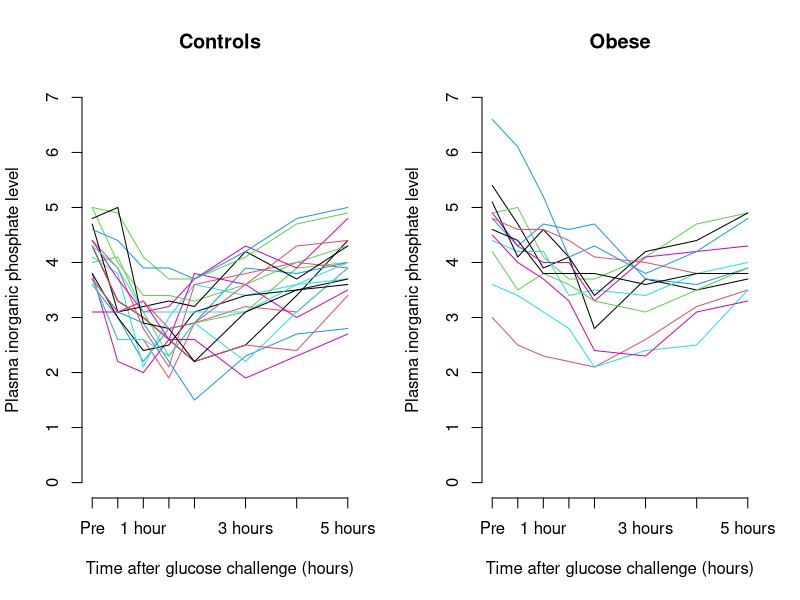
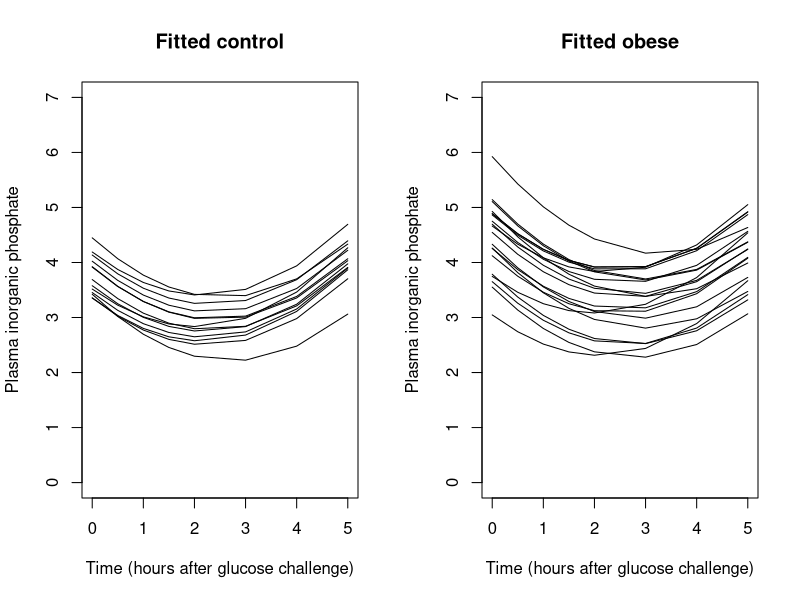

Write the R code that produced these figures, in order.
## ---- chunk 1
knitr::opts_chunk$set(echo = TRUE)
## ---- chunk 2
oestrogen <- read.table("data/oestrogen.txt", sep = "\t", header = TRUE)

str(oestrogen)

# the data are readily in the long form:
head(oestrogen, n = 10); tail(oestrogen, n = 10)

attach(oestrogen)
#independence model
oestrogen_reg <- lm(depression ~ treatment + BL1 + BL2 + time,
                    na.action = na.omit)
summary(oestrogen_reg)

library("lme4")

#random intercept model
oestrogen_ref <- lmer(depression ~ treatment + BL1 + BL2 + time + (1 | subject),
                      na.action = na.omit)
summary(oestrogen_ref)

oestrogen1_ref <- lmer(depression ~ treatment + BL1 + BL2 + time + (time | subject),
                       na.action = na.omit)
summary(oestrogen1_ref)

anova(oestrogen_ref, oestrogen1_ref)

#random intercept model ok - CI for treatment effect:
treat_ci <- c(-4.57-2*0.78,-4.57+2*0.78)
treat_ci
detach(oestrogen)
## ---- chunk 3
phosphate <- structure(list(

    group = structure(c(1L, 1L, 1L, 1L, 1L, 1L, 1L, 1L, 1L, 1L, 1L, 1L, 1L, 1L, 
                      1L, 1L, 1L, 1L, 1L, 1L, 2L, 2L, 2L, 2L, 2L, 2L, 2L, 2L, 
                      2L, 2L, 2L, 2L, 2L), 
                    .Label = c("control", "obese"), class = "factor"), 
  
  t0 = c(4.3, 3.7, 4, 3.6, 4.1, 3.8, 3.8, 4.4, 5, 3.7, 3.7, 4.4, 4.7, 4.3, 5, 
         4.6, 4.3, 3.1, 4.8, 3.7, 5.4, 3, 4.9, 4.8, 4.4, 4.9, 5.1, 4.8, 4.2, 
         6.6, 3.6, 4.5, 4.6), 
  
  t0.5 = c(3.3, 2.6, 4.1, 3, 3.8, 2.2, 3, 3.9, 4, 3.1, 2.6, 3.7, 3.1, 3.3, 4.9, 
           4.4, 3.9, 3.1, 5, 3.1, 4.7, 2.5, 5, 4.3, 4.2, 4.3, 4.1, 4.6, 3.5, 6.1, 
           3.4, 4, 4.4), 
  
  t1 = c(3, 2.6, 3.1, 2.2, 2.1, 2, 2.4, 2.8, 3.4, 2.9, 2.6, 3.1, 3.2, 3, 4.1, 
         3.9, 3.1, 3.3, 2.9, 3.3, 3.9, 2.3, 4.1, 4.7, 4.2, 4, 4.6, 4.6, 3.8,
         5.2, 3.1, 3.7, 3.8),
  
  t1.5 = c(2.6, 1.9, 2.3, 2.8, 3, 2.6, 2.5, 2.1, 3.4, 2.2, 2.3, 3.2, 3.3, 2.6, 
           3.7, 3.9, 3.1, 2.6, 2.8, 2.8, 4.1, 2.2, 3.7, 4.6, 3.4, 4, 4.1, 4.4, 
           3.6, 4.1, 2.8, 3.3, 3.8), 
  
  t2 = c(2.2, 2.9, 2.9, 2.9, 3.6, 3.8, 3.1, 3.6, 3.3, 1.5, 2.9, 3.7, 3.2, 2.2, 
         3.7, 3.7, 3.1, 2.6, 2.2, 2.9, 2.8, 2.1, 3.7, 4.7, 3.5, 3.3, 3.4, 4.1, 
         3.3, 4.3, 2.1, 2.4, 3.8), 
  
  t3 = c(2.5, 3.2, 3.1, 3.9, 3.4, 3.6, 3.4, 3.8, 3.6, 2.3, 2.2, 4.3, 4.2, 2.5,
         4.1, 4.2, 3.1, 1.9, 3.1, 3.6, 3.7, 2.6, 4.1, 3.7, 3.4, 4.1, 4.2, 4, 
         3.1, 3.8, 2.4, 2.3, 3.6), 
  
  t4 = c(3.4, 3.1, 3.9, 3.8, 3.6, 3, 3.5, 4, 4, 2.7, 3.1, 3.9, 3.7, 2.4, 4.7, 
         4.8, 3.6, 2.3, 3.5, 4.3, 3.5, 3.2, 4.7, 3.6, 3.8, 4.2, 4.4, 3.8, 3.5, 
         4.2, 2.5, 3.1, 3.8), 
  
  t5 = c(4.4, 3.9, 4, 4, 3.7, 3.5, 3.7, 3.9, 4.3, 2.8, 3.9, 4.8, 4.3, 3.4, 4.9, 
         5, 4, 2.7, 3.6, 4.4, 3.7, 3.5, 4.9, 3.9, 4, 4.3, 4.9, 3.8, 3.9, 4.8, 
         3.5, 3.3, 3.8)), 

.Names = c("group", "t0", "t0.5", "t1", "t1.5", "t2", "t3", "t4", "t5"),

row.names = c("1", "2", "3", "4", "5", "6", "7", "8", "9", "10", "11", "12",
              "13", "14", "15", "16", "17", "18", "19", "20", "21", "22", "23", 
              "24", "25", "26", "27", "28", "29", "30", "31", "32", "33"), 
class = "data.frame")
## ---- chunk 4
str(phosphate)
phosphate
## ---- chunk 5
Group <- phosphate[, 1]
#plot individual profiles separately for the two groups
par(mfrow = c(1,2))
matplot(c(0, 0.5, 1, 1.5, 2, 3, 4, 5), t(phosphate[Group == "control", 2:9]),
        type = "l", lty = 1, axes = F, xlab = "Time after glucose challenge (hours)",
        ylab = "Plasma inorganic phosphate level", ylim = c(0,7))
axis(1, at = c(0, 0.5, 1, 1.5, 2, 3, 4, 5),
     labels = c("Pre", "30 mins", "1 hour", "1.5 hours", "2 hours", "3 hours", 
                "4 hours", "5 hours"))
axis(2)
title("Controls")

matplot(c(0, 0.5, 1, 1.5, 2, 3, 4, 5), t(phosphate[Group == "obese", 2:9]),
        type = "l", lty = 1, axes = F, xlab = "Time after glucose challenge (hours)",
        ylab = "Plasma inorganic phosphate level", ylim = c(0,7))
axis(1, at = c(0, 0.5, 1, 1.5, 2, 3, 4, 5),
     labels = c("Pre", "30 mins", "1 hour", "1.5 hours", "2 hours", "3 hours", 
                "4 hours", "5 hours"))
axis(2)
title("Obese")

library("lme4")

#put data into long form for analysis

group <- rep(c(0, 1), c(104, 160))

time <- c(0.0, 0.5, 1.0, 1.5, 2.0, 3.0, 4.0, 5.0)
time <- rep(time, 33)

subject <- rep(1:33, rep(8, 33))
phosphatel <- cbind(subject, time, group, as.vector(t(phosphate[, 2:9])))
dimnames(phosphatel) <- list(NULL, c("Subject", "Time", "Group", "Plasma"))

phosphatel <- data.frame(phosphatel)
phosphatel$Group <- factor(phosphatel$Group, levels = c(0, 1), labels = c("Control", "Obese"))

str(phosphatel)
head(phosphatel, n = 13)
tail(phosphatel, n = 13)
#fit independence model allowing a quadratic effect for time
summary(lm(Plasma ~ Time + I(Time * Time) + Group, data = phosphatel))
#random intercept model
phosphate_lme1 <- lmer(Plasma ~ Time + I(Time * Time) + Group + (1 | Subject), data = phosphatel)
summary(phosphate_lme1)
#random intercept and slope model
phosphate_lme2 <- lmer(Plasma ~ Time + Group + I(Time * Time) + (Time | Subject), data = phosphatel)
summary(phosphate_lme2)
anova(phosphate_lme1, phosphate_lme2)

#random intercept and slope model preferred

#plot fitted values
predictions <- matrix(fitted(phosphate_lme2), ncol = 8, byrow = T)
par(mfrow = c(1,2))
matplot(matrix(c(0.0, 0.5, 1, 1.5, 2, 3, 4, 5), ncol = 1),
        t(predictions[1:13, ]), type = "l", lty = 1, col = 1,
        xlab = "Time (hours after glucose challenge)", 
        ylab="Plasma inorganic phosphate", ylim = c(0,7))
title("Fitted control")
matplot(matrix(c(0.0, 0.5, 1, 1.5, 2, 3, 4, 5), ncol = 1),
        t(predictions[14:33, ]), type = "l", lty = 1, col = 1,
        xlab = "Time (hours after glucose challenge)",
        ylab = "Plasma inorganic phosphate", ylim = c(0,7))
title("Fitted obese")


